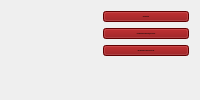
      <widget class="QWidget" name="HW5">
       <attribute name="title">
        <string>HW5</string>
       </attribute>
       <layout class="QGridLayout" name="gridLayout_6">
        <item row="0" column="0">
         <layout class="QVBoxLayout" name="verticalLayout_5">
          <item>
           <layout class="QHBoxLayout" name="horizontalLayout_8">
            <item>
             <widget class="QLabel" name="image_HW5_one">
              <property name="styleSheet">
               <string notr="true">background-color: rgba(199, 204, 219,0);
</string>
              </property>
              <property name="text">
               <string/>
              </property>
             </widget>
            </item>
            <item>
             <layout class="QVBoxLayout" name="verticalLayout_3">
              <item>
               <widget class="QPushButton" name="load_image_HW5">
                <property name="font">
                 <font>
                  <family>Arial Black</family>
                  <pointsize>-1</pointsize>
                  <bold>true</bold>
                 </font>
                </property>
                <property name="styleSheet">
                 <string notr="true">background-color: rgb(135, 0, 2);</string>
                </property>
                <property name="text">
                 <string>CHOOSE FILE</string>
                </property>
               </widget>
              </item>
              <item>
               <widget class="QPushButton" name="BNR_button">
                <property name="font">
                 <font>
                  <family>Arial Black</family>
                  <pointsize>-1</pointsize>
                  <bold>true</bold>
                 </font>
                </property>
                <property name="styleSheet">
                 <string notr="true">background-color: rgb(135, 0, 2);</string>
                </property>
                <property name="text">
                 <string>BUTTERWORTH NOTCH REJECT FILTER</string>
                </property>
               </widget>
              </item>
              <item>
               <widget class="QPushButton" name="BHPF_button">
                <property name="font">
                 <font>
                  <family>Arial Black</family>
                  <pointsize>-1</pointsize>
                  <bold>true</bold>
                 </font>
                </property>
                <property name="styleSheet">
                 <string notr="true">background-color: rgb(135, 0, 2);</string>
                </property>
                <property name="text">
                 <string>BUTTERWORTH HIGH PASS FILTER</string>
                </property>
               </widget>
              </item>
             </layout>
            </item>
           </layout>
          </item>
          <item>
           <layout class="QHBoxLayout" name="horizontalLayout_7">
            <item>
             <widget class="QLabel" name="image_HW5_two">
              <property name="styleSheet">
               <string notr="true">background-color: rgba(199, 204, 219,0);
</string>
              </property>
              <property name="text">
               <string/>
              </property>
             </widget>
            </item>
            <item>
             <widget class="QLabel" name="image_HW5_three">
              <property name="styleSheet">
               <string notr="true">background-color: rgba(199, 204, 219,0);
 </string>
              </property>
              <property name="text">
               <string/>
              </property>
             </widget>
            </item>
           </layout>
          </item>
         </layout>
        </item>
       </layout>
      </widget>
